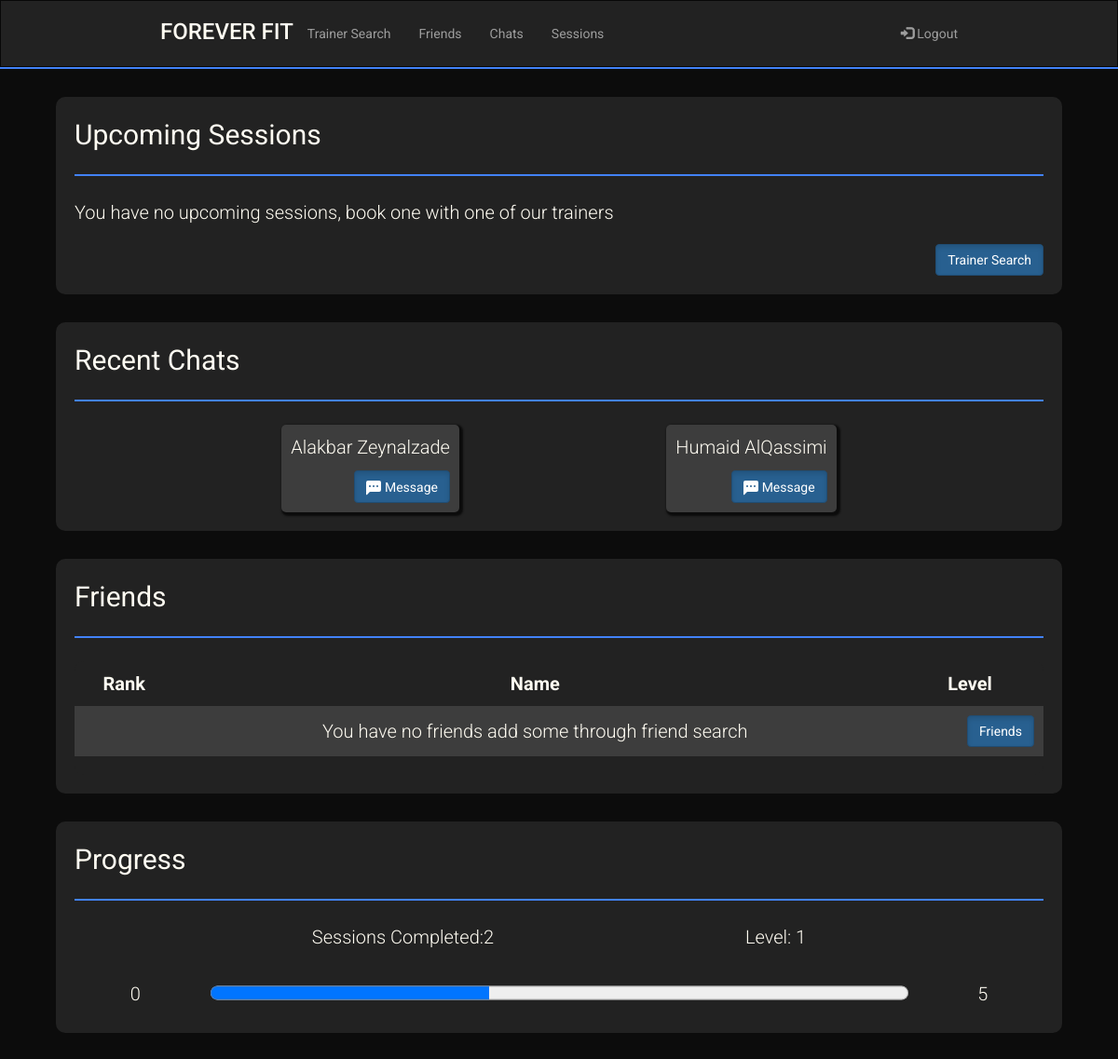
The app's page /Home (signed in) with its own data.
### sql_db.py (models this page shows, shortened)
class UserRooms(UserMixin,db.Model):
    __tablename__ = 'user_rooms'
    id = db.Column(db.Integer, primary_key = True, autoincrement = True)
    trainee_username = db.Column(db.String(80),db.ForeignKey('user.username'))
    trainee_fname = db.Column(db.String(80))
    trainee_lname = db.Column(db.String(80))
    trainer_username = db.Column(db.String(80),db.ForeignKey('user.username'))
    trainer_fname = db.Column(db.String(80))
    trainer_lname = db.Column(db.String(80))

class User(UserMixin,db.Model):
    __tablename__ = 'user'
    username = db.Column(db.String(80), unique=True, primary_key=True)
    fname = db.Column(db.String(120), nullable=False)
    lname = db.Column(db.String(120), nullable=False)
    dob = db.Column(db.String(120), nullable=False)
    password = db.Column(db.String(120), nullable=False)
    isTrainer = db.Column(db.Boolean, nullable = False)
    fitnessGoals = db.Column(db.String(120), nullable=True)
    strength = db.Column(db.Boolean, nullable=True)
    endurance = db.Column(db.Boolean, nullable=True)
    mobility = db.Column(db.Boolean, nullable=True)
    combat_sports = db.Column(db.Boolean, nullable=True)
    balance = db.Column(db.Boolean, nullable=True)
    weightloss = db.Column(db.Boolean, nullable=True)
    weightgain = db.Column(db.Boolean, nullable=True)
    sessionsCompleted = db.Column(db.Integer, nullable=False)
    rating = db.Column(db.Integer, nullable=True)
    about = db.Column(db.String(120), nullable=True)

### routes.py (the view)
@app.route('/Home')
@login_required
def Home():
    if(not current_user.isTrainer):
        friends = limit_get_friends(current_user.username,5)
        recent_rooms = get_limit_rooms_by_trainee_id(current_user.username,2)
        upcoming_sessions = get_upcoming_sessions_by_trainee_id(current_user.username,2)
        return render_template('home.html',recent_rooms=recent_rooms,friends=friends,upcoming_sessions=upcoming_sessions,
                                current_user = current_user)
    else:
        recent_rooms = get_limit_rooms_by_trainer_id(current_user.username,2)
        upcoming_sessions = get_upcoming_sessions_by_trainer_id(current_user.username,2)
        return render_template('trainer-home.html',recent_rooms=recent_rooms, upcoming_sessions=upcoming_sessions,
                                current_user = current_user)

### main.py (called while the page is built)
    @login.user_loader
    def load_user(uname):
        return User.query.get(uname)

### sql_db.py (called while the page is built)
def get_limit_rooms_by_trainee_id(uname,limit):
    return UserRooms.query.filter_by(trainee_username = uname).order_by(desc(UserRooms.id)).limit(limit).all()

def limit_get_friends(uname,limit):
    return Friends.query.filter(or_(Friends.username_1 == uname, Friends.username_2==uname)).limit(limit).all()

def get_upcoming_sessions_by_trainee_id(uname,limit):
    return Sessions.query.filter_by(trainee_username = uname).order_by(Sessions.date).limit(limit).all()

### templates/home.html (shortened to what this page needs)
<!DOCTYPE html>
<html lang="en">
    <head>
        <link rel="stylesheet" href="https://maxcdn.bootstrapcdn.com/bootstrap/3.4.1/css/bootstrap.min.css" />
        <link rel="stylesheet" href="../static/main.css" />
    </head>
    <body>
        <header>
            <nav class="navbar navbar-inverse" style="border-radius: 0px; margin-bottom: 0px;">
                <div class="container-fluid">
                    <div class="navbar-header mobile-center">
                        <h3 class="logo" href="#">FOREVER FIT</h3>
                    </div>
                    <ul class="nav navbar-nav laptop">
                        <li><a href="/TrainerSearch/filter=None&sort=None">Trainer Search</a></li>
                        <li><a href="/Friends">Friends</a></li>
                        <li><a href="/chats">Chats</a></li>
                        <li><a href="/TrainingSessions">Sessions</a></li>
                    </ul>
                    <ul class="nav navbar-nav navbar-right laptop">
                        <li>
                            <a href="/logout"><span class="glyphicon glyphicon-log-in"></span> Logout</a>
                        </li>
                    </ul>
                </div>
            </nav>
            <hr class="header-hr"/>
        </header>
        <main>
            <div class=" widget-holder">
                <div class="widget">
                    <div class="big">Upcoming Sessions</div>
                    <hr>
                    {% if upcoming_sessions %}
                        <div class="flex-row">
                            {% for session in upcoming_sessions %}
                                <div class="home-trainer2">
                                    <p class="small">{{session.trainer_fname}} {{session.trainer_lname}}</p>
                                    <div class="flex-row">
                                        <p class="smaller">{{session.date}} {{session.time}} </p>
                                        <a href="/Class/{{session.id}}" class="btn btn-primary active btn-right" role="button">
                                            Join
                                        </a>
                                    </div>
                                </div>
                            {% endfor %}
                        </div>
                    {% else %}
                        <div class="small">You have no upcoming sessions, book one with one of our trainers</div>
                        <br>
                        <a href="/TrainerSearch" class="btn btn-primary active btn-right" role="button">Trainer Search</a>
                    {%endif%}
                </div>
                <div class="widget">
                    <div class="big">Recent Chats</div>
                    <hr>
                    {% if recent_rooms %}
                        <div class="flex-row">
                            {% for rooms in recent_rooms %}
                                <div class="home-trainer2">
                                    <p class="small">{{rooms.trainer_fname}} {{rooms.trainer_lname}}</p>
                                    <a href="/chat/{{rooms.trainer_username}}" class="btn btn-primary active btn-right" role="button">
                                        Message
                                    </a>
                                </div>
                            {% endfor %}
                        </div>
                    {% else %}
                        <div class="small">No recent chats, pair up with a trainer and start a chat with them</div>
                        <br>
                        <a href="/TrainerSearch" class="btn btn-primary active btn-right" role="button">Trainer Search</a>
                    {%endif%}
                </div>
            </div>
            <div class="widget-holder">
                <div class="widget">
                    <div class="big">Friends</div>
                    <hr>
                    <table>
                        <tr class="top-table">
                            <th>Rank</th>
                            <th>Name</th>
                            <th>Level</th>
                        </tr>
                        {% if friends %}
                            {%for friend in friends%}
                                <tr>
                                    <td class="count"></td>
                                    <td>
                                    {% if friend.username_1 == current_user.username %}
                                        {{friend.user2_fname}} {{friend.user2_lname}}
                                    {% else %}
                                        {{friend.user1_fname}} {{friend.user1_lname}}
                                    {% endif %}
                                    </td>
                                    <td>1</td>
                                </tr>
                            {%endfor%}
                        {%else%}
                            <td></td>
                            <td>You have no friends add some through friend search</td>
                            <td><a class="btn btn-primary active btn-right">Friends</a></td>
                        {%endif%}
                        <tr class="bottom-table">
                            <td></td>
                            <td></td>
                            <td></td>
                        </tr>
                    </table>
                </div>
                <div class="widget" style="margin-bottom: 30px;">
                    <div class="big">Progress</div>
                    <hr>
                    <div class="row">
                        <p class="small">Sessions Completed:{{current_user.sessionsCompleted}}</p>
                        <p class="small">Level: 1</p>
                    </div>
                    <br>
                    <div class="row">
                        <p style="position:relative; top:2px" class="small">0</p>
                        <progress id="file" value="{{current_user.sessionsCompleted}}" max="5"></progress>
                        <p style="position:relative; top:2px" class="small">5</p>
                    </div>
                </div>
            </div>
        </main>
    </body>
</html>

### static/main.css (style rules this page uses)
:root { --black: #0c0c0c; --white: #fffcf2; --red: #e54b4b; --lightred: #f0c1c1; --blue: #4282f8; --darkblue: #356cd1; --grey: #222222; --lightgrey: #3d3d3d; }
@media (min-width : 872px) { .container-fluid { margin-bottom: 10px; } }
@media (min-width : 872px) { .navbar { padding-left: 13%; padding-right: 13%; } }
@media (min-width : 872px) { .navbar-nav { padding-top: 10px; } }
@media (min-width : 872px) { .big { font-size: 30px; } }
@media (min-width : 872px) { .small { font-size: 20px; font-weight: 300; } }
body { font-family: 'Roboto', sans-serif; background-color: var(--black); }
@media (max-width : 1446px) { .widget-holder { padding-left: 5%; padding-right: 5%; display: flex; flex-direction: column; } }
@media (max-width : 1446px) { .widget { margin-top: 30px; } }
main { background-color: var(--black); display: block; overflow: auto; color: var(--white) }
.header-hr { margin-top: 0px; margin-bottom: 0px; border: 1px solid var(--blue); }
.widget { color: var(--white); border-radius: 10px; background-color: #222222; padding: 20px 20px 20px 20px; }
.widget hr { border: 1px solid var(--blue) }
.logo { color: var(--white); }
hr { border: 1px solid #f1f1f1; margin-bottom: 25px; }
.bi { position:relative; bottom: -4px; }
@media (min-width : 711px) { .flex-row { display: flex; flex-direction: row; justify-content: space-evenly; } }
.home-trainer2 { background-color: var(--lightgrey); border-radius: 5px; padding: 10px 10px 10px 10px; box-shadow: 2px 2px 2px 2px var(--black); }
.btn-right { position: relative; float: right; margin-left: 5px; }
table { font-family: 'Roboto', sans-serif; border-collapse: collapse; width: 100%; }
td, th { text-align: center; padding: 10px; }
table { background-color: var(--grey); border-radius: 10px; font-size: 20px; font-weight: 300; }
.top-table { border-top-left-radius: 10px; border-top-right-radius: 10px; }
.bottom-table { border-bottom-left-radius: 10px; border-bottom-right-radius: 10px; }
:root { --gutter: 20px; }
tr:nth-last-child(1) { border-bottom-left-radius: 10px; border-bottom-right-radius: 10px; }
.btn-primary { background-color: var(--blue); }
.row { display: flex; flex-direction: row; justify-content: space-around; }
progress { width: 70%; height: 30px; }
.row { display: flex; flex-direction: row; justify-content: space-between; }

### records on screen
UserRooms: trainer_fname "Alakbar", trainer_lname "Zeynalzade"
UserRooms: trainer_fname "Humaid", trainer_lname "AlQassimi"
User: sessionsCompleted "2"
